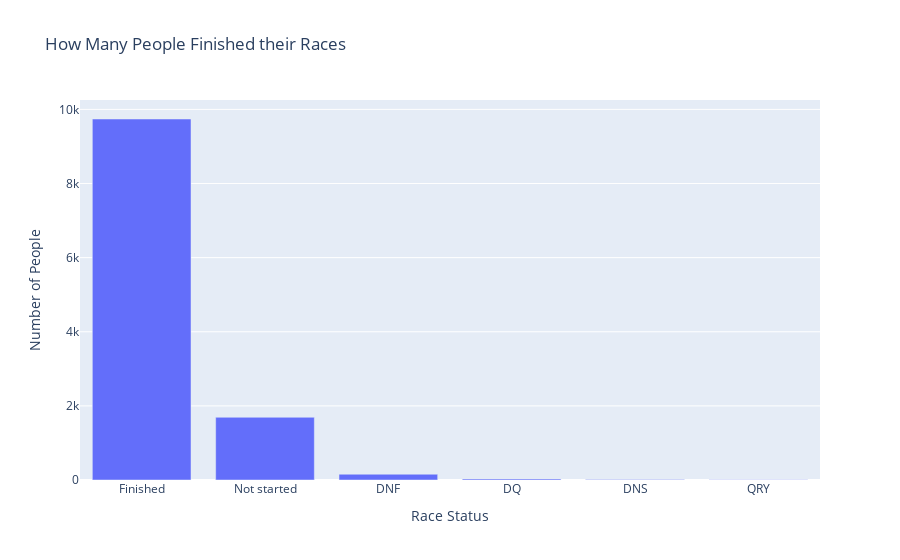

Write notebook code for a chart like this one.
### Markdown cell above
The Sunshine Coast Marathon Festival reported record breaking numbers over the weekend with news outlets reporting: "A record breaking 12,000 participants". As we can see, this is almost correct but I'm only seeing 11,635 results, so I'm going to have to fact check the OurSC news outlet on that one. Nevertheless, this is still an excellent turnout.

### Code cell
finish_status = [row['time'] if len(row['time'].split(':')) == 1 else 'Finished' for row in data]
counter = Counter(finish_status)
x = []
y = []
for finish_category, num_in_category in sorted(counter.items(), key=lambda x: x[1], reverse=True):
    x.append(finish_category)
    y.append(num_in_category)

fig = go.Figure(
    data={'x': x, 'y': y, 'type': 'bar'},
    layout={
        "title": "How Many People Finished their Races",
        "xaxis_title": "Race Status",
        "yaxis_title": "Number of People",
    }
)
fig.show()
save_figure(fig, 'how_many_people_finished_their_races.json')

### Figure 1 — Plotly figure (JSON) as saved in the notebook; plotly's stock layout.template omitted (floating-point values rounded to 4 significant figures)
{"data": [{"type": "bar", "x": ["Finished", "Not started", "DNF", "DQ", "DNS", "QRY"], "y": [9741, 1692, 156, 30, 11, 5]}], "layout": {"title": {"text": "How Many People Finished their Races"}, "xaxis": {"title": {"text": "Race Status"}}, "yaxis": {"title": {"text": "Number of People"}}}}
